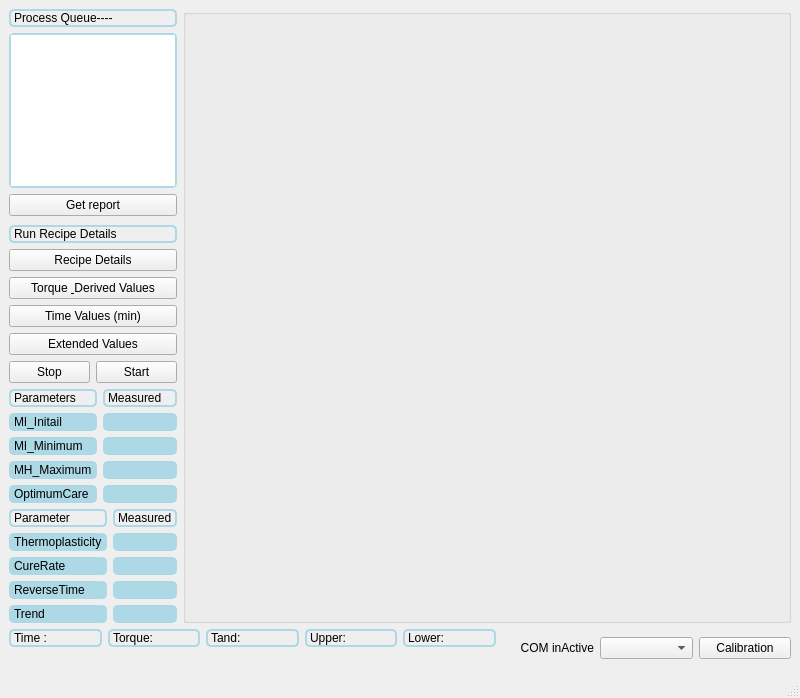
<?xml version="1.0" encoding="UTF-8"?>
<ui version="4.0">
 <class>MainWindow</class>
 <widget class="QMainWindow" name="MainWindow">
  <property name="geometry">
   <rect>
    <x>0</x>
    <y>0</y>
    <width>800</width>
    <height>698</height>
   </rect>
  </property>
  <property name="windowTitle">
   <string>MainWindow</string>
  </property>
  <widget class="QWidget" name="centralwidget">
   <layout class="QVBoxLayout" name="verticalLayout_11">
    <item>
     <layout class="QHBoxLayout" name="horizontalLayout_2" stretch="1,6">
      <item>
       <layout class="QVBoxLayout" name="verticalLayout_4">
        <item>
         <layout class="QVBoxLayout" name="verticalLayout_2">
          <item>
           <widget class="QLabel" name="label_2">
            <property name="styleSheet">
             <string notr="true">border: 2px  solid lightblue; border-radius: 5px</string>
            </property>
            <property name="text">
             <string>Process Queue----</string>
            </property>
           </widget>
          </item>
          <item>
           <widget class="QTableView" name="tableView_process">
            <property name="styleSheet">
             <string notr="true">border: 2px  solid lightblue; border-radius: 5px</string>
            </property>
           </widget>
          </item>
         </layout>
        </item>
        <item>
         <widget class="QPushButton" name="pushButton_getReport">
          <property name="text">
           <string>Get report</string>
          </property>
         </widget>
        </item>
        <item>
         <spacer name="verticalSpacer">
          <property name="orientation">
           <enum>Qt::Orientation::Vertical</enum>
          </property>
          <property name="sizeHint" stdset="0">
           <size>
            <width>20</width>
            <height>40</height>
           </size>
          </property>
         </spacer>
        </item>
        <item>
         <layout class="QVBoxLayout" name="verticalLayout">
          <item>
           <widget class="QLabel" name="label">
            <property name="styleSheet">
             <string notr="true">border: 2px  solid lightblue; border-radius: 5px</string>
            </property>
            <property name="text">
             <string>Run Recipe Details</string>
            </property>
           </widget>
          </item>
          <item>
           <widget class="QPushButton" name="pushButton_recipeDetails">
            <property name="text">
             <string>Recipe Details</string>
            </property>
           </widget>
          </item>
          <item>
           <widget class="QPushButton" name="pushButton_torquDerivedValues">
            <property name="text">
             <string>Torque &amp; Derived Values</string>
            </property>
           </widget>
          </item>
          <item>
           <widget class="QPushButton" name="pushButton_timeValues">
            <property name="text">
             <string>Time Values (min)</string>
            </property>
           </widget>
          </item>
         </layout>
        </item>
        <item>
         <widget class="QPushButton" name="pushButton_extendValues">
          <property name="text">
           <string>Extended Values</string>
          </property>
         </widget>
        </item>
        <item>
         <layout class="QHBoxLayout" name="horizontalLayout_5">
          <item>
           <widget class="QPushButton" name="pushButton_stop">
            <property name="text">
             <string>Stop</string>
            </property>
           </widget>
          </item>
          <item>
           <widget class="QPushButton" name="pushButton_start">
            <property name="text">
             <string>Start</string>
            </property>
           </widget>
          </item>
         </layout>
        </item>
        <item>
         <layout class="QVBoxLayout" name="verticalLayout_3">
          <item>
           <layout class="QHBoxLayout" name="horizontalLayout_3">
            <item>
             <layout class="QVBoxLayout" name="verticalLayout_12">
              <item>
               <widget class="QLabel" name="label_4">
                <property name="styleSheet">
                 <string notr="true">border: 2px  solid lightblue; border-radius: 5px</string>
                </property>
                <property name="text">
                 <string>Parameters</string>
                </property>
               </widget>
              </item>
              <item>
               <widget class="QLabel" name="label_6">
                <property name="styleSheet">
                 <string notr="true">border: 2px  solid lightblue; border-radius: 5px; background-color: lightblue</string>
                </property>
                <property name="text">
                 <string>MI_Initail</string>
                </property>
               </widget>
              </item>
              <item>
               <widget class="QLabel" name="label_8">
                <property name="styleSheet">
                 <string notr="true">border: 2px  solid lightblue; border-radius: 5px; background-color: lightblue</string>
                </property>
                <property name="text">
                 <string>MI_Minimum</string>
                </property>
               </widget>
              </item>
              <item>
               <widget class="QLabel" name="label_10">
                <property name="styleSheet">
                 <string notr="true">border: 2px  solid lightblue; border-radius: 5px; background-color: lightblue</string>
                </property>
                <property name="text">
                 <string>MH_Maximum</string>
                </property>
               </widget>
              </item>
              <item>
               <widget class="QLabel" name="label_12">
                <property name="styleSheet">
                 <string notr="true">border: 2px  solid lightblue; border-radius: 5px; background-color: lightblue</string>
                </property>
                <property name="text">
                 <string>OptimumCare</string>
                </property>
               </widget>
              </item>
             </layout>
            </item>
            <item>
             <layout class="QVBoxLayout" name="verticalLayout_13">
              <item>
               <widget class="QLabel" name="label_13">
                <property name="styleSheet">
                 <string notr="true">border: 2px  solid lightblue; border-radius: 5px</string>
                </property>
                <property name="text">
                 <string>Measured</string>
                </property>
               </widget>
              </item>
              <item>
               <widget class="QLabel" name="label_14">
                <property name="styleSheet">
                 <string notr="true">border: 2px  solid lightblue; border-radius: 5px; background-color: lightblue</string>
                </property>
                <property name="text">
                 <string/>
                </property>
               </widget>
              </item>
              <item>
               <widget class="QLabel" name="label_15">
                <property name="styleSheet">
                 <string notr="true">border: 2px  solid lightblue; border-radius: 5px; background-color: lightblue</string>
                </property>
                <property name="text">
                 <string/>
                </property>
               </widget>
              </item>
              <item>
               <widget class="QLabel" name="label_16">
                <property name="styleSheet">
                 <string notr="true">border: 2px  solid lightblue; border-radius: 5px; background-color: lightblue</string>
                </property>
                <property name="text">
                 <string/>
                </property>
               </widget>
              </item>
              <item>
               <widget class="QLabel" name="label_17">
                <property name="styleSheet">
                 <string notr="true">border: 2px  solid lightblue; border-radius: 5px; background-color: lightblue</string>
                </property>
                <property name="text">
                 <string/>
                </property>
               </widget>
              </item>
             </layout>
            </item>
           </layout>
          </item>
          <item>
           <layout class="QHBoxLayout" name="horizontalLayout_4">
            <item>
             <layout class="QVBoxLayout" name="verticalLayout_16">
              <item>
               <widget class="QLabel" name="label_18">
                <property name="styleSheet">
                 <string notr="true">border: 2px  solid lightblue; border-radius: 5px</string>
                </property>
                <property name="text">
                 <string>Parameter</string>
                </property>
               </widget>
              </item>
              <item>
               <widget class="QLabel" name="label_19">
                <property name="styleSheet">
                 <string notr="true">border: 2px  solid lightblue; border-radius: 5px; background-color: lightblue</string>
                </property>
                <property name="text">
                 <string>Thermoplasticity</string>
                </property>
               </widget>
              </item>
              <item>
               <widget class="QLabel" name="label_20">
                <property name="styleSheet">
                 <string notr="true">border: 2px  solid lightblue; border-radius: 5px; background-color: lightblue</string>
                </property>
                <property name="text">
                 <string>CureRate</string>
                </property>
               </widget>
              </item>
              <item>
               <widget class="QLabel" name="label_21">
                <property name="styleSheet">
                 <string notr="true">border: 2px  solid lightblue; border-radius: 5px; background-color: lightblue</string>
                </property>
                <property name="text">
                 <string>ReverseTime</string>
                </property>
               </widget>
              </item>
              <item>
               <widget class="QLabel" name="label_22">
                <property name="styleSheet">
                 <string notr="true">border: 2px  solid lightblue; border-radius: 5px; background-color: lightblue</string>
                </property>
                <property name="text">
                 <string>Trend</string>
                </property>
               </widget>
              </item>
             </layout>
            </item>
            <item>
             <layout class="QVBoxLayout" name="verticalLayout_17">
              <item>
               <widget class="QLabel" name="label_23">
                <property name="styleSheet">
                 <string notr="true">border: 2px  solid lightblue; border-radius: 5px</string>
                </property>
                <property name="text">
                 <string>Measured</string>
                </property>
               </widget>
              </item>
              <item>
               <widget class="QLabel" name="label_24">
                <property name="styleSheet">
                 <string notr="true">border: 2px  solid lightblue; border-radius: 5px; background-color: lightblue</string>
                </property>
                <property name="text">
                 <string/>
                </property>
               </widget>
              </item>
              <item>
               <widget class="QLabel" name="label_25">
                <property name="styleSheet">
                 <string notr="true">border: 2px  solid lightblue; border-radius: 5px; background-color: lightblue</string>
                </property>
                <property name="text">
                 <string/>
                </property>
               </widget>
              </item>
              <item>
               <widget class="QLabel" name="label_26">
                <property name="styleSheet">
                 <string notr="true">border: 2px  solid lightblue; border-radius: 5px; background-color: lightblue</string>
                </property>
                <property name="text">
                 <string/>
                </property>
               </widget>
              </item>
              <item>
               <widget class="QLabel" name="label_27">
                <property name="styleSheet">
                 <string notr="true">border: 2px  solid lightblue; border-radius: 5px; background-color: lightblue</string>
                </property>
                <property name="text">
                 <string/>
                </property>
               </widget>
              </item>
             </layout>
            </item>
           </layout>
          </item>
         </layout>
        </item>
       </layout>
      </item>
      <item>
       <layout class="QVBoxLayout" name="verticalLayout_5" stretch="0">
        <item>
         <widget class="QGroupBox" name="groupBox">
          <property name="title">
           <string/>
          </property>
          <layout class="QVBoxLayout" name="verticalLayout_15">
           <item>
            <layout class="QVBoxLayout" name="verticalLayout_14" stretch="2,5">
             <item>
              <layout class="QVBoxLayout" name="verticalLayout_temp"/>
             </item>
             <item>
              <layout class="QVBoxLayout" name="verticalLayout_loadCell"/>
             </item>
            </layout>
           </item>
          </layout>
         </widget>
        </item>
       </layout>
      </item>
     </layout>
    </item>
    <item>
     <layout class="QHBoxLayout" name="horizontalLayout">
      <item>
       <layout class="QVBoxLayout" name="verticalLayout_6">
        <item>
         <widget class="QLabel" name="label_3">
          <property name="styleSheet">
           <string notr="true">border: 2px  solid lightblue; border-radius: 5px</string>
          </property>
          <property name="text">
           <string>Time :</string>
          </property>
         </widget>
        </item>
        <item>
         <widget class="QLabel" name="label_time">
          <property name="text">
           <string/>
          </property>
         </widget>
        </item>
       </layout>
      </item>
      <item>
       <layout class="QVBoxLayout" name="verticalLayout_7">
        <item>
         <widget class="QLabel" name="label_5">
          <property name="styleSheet">
           <string notr="true">border: 2px  solid lightblue; border-radius: 5px</string>
          </property>
          <property name="text">
           <string>Torque:</string>
          </property>
         </widget>
        </item>
        <item>
         <widget class="QLabel" name="label_torque">
          <property name="text">
           <string/>
          </property>
         </widget>
        </item>
       </layout>
      </item>
      <item>
       <layout class="QVBoxLayout" name="verticalLayout_8">
        <item>
         <widget class="QLabel" name="label_7">
          <property name="styleSheet">
           <string notr="true">border: 2px  solid lightblue; border-radius: 5px</string>
          </property>
          <property name="text">
           <string>Tand:</string>
          </property>
         </widget>
        </item>
        <item>
         <widget class="QLabel" name="label_tand">
          <property name="text">
           <string/>
          </property>
         </widget>
        </item>
       </layout>
      </item>
      <item>
       <layout class="QVBoxLayout" name="verticalLayout_9">
        <item>
         <widget class="QLabel" name="label_9">
          <property name="styleSheet">
           <string notr="true">border: 2px  solid lightblue; border-radius: 5px</string>
          </property>
          <property name="text">
           <string>Upper:</string>
          </property>
         </widget>
        </item>
        <item>
         <widget class="QLabel" name="label_upper">
          <property name="text">
           <string/>
          </property>
         </widget>
        </item>
       </layout>
      </item>
      <item>
       <layout class="QVBoxLayout" name="verticalLayout_10">
        <item>
         <widget class="QLabel" name="label_11">
          <property name="styleSheet">
           <string notr="true">border: 2px  solid lightblue; border-radius: 5px</string>
          </property>
          <property name="text">
           <string>Lower:</string>
          </property>
         </widget>
        </item>
        <item>
         <widget class="QLabel" name="label_lower">
          <property name="text">
           <string/>
          </property>
         </widget>
        </item>
       </layout>
      </item>
      <item>
       <widget class="QLabel" name="label_com">
        <property name="layoutDirection">
         <enum>Qt::LayoutDirection::LeftToRight</enum>
        </property>
        <property name="text">
         <string>COM inActive</string>
        </property>
        <property name="alignment">
         <set>Qt::AlignmentFlag::AlignRight|Qt::AlignmentFlag::AlignTrailing|Qt::AlignmentFlag::AlignVCenter</set>
        </property>
       </widget>
      </item>
      <item>
       <widget class="QComboBox" name="comboBox_comPort"/>
      </item>
      <item>
       <widget class="QPushButton" name="pushButton_calibration">
        <property name="text">
         <string>Calibration</string>
        </property>
       </widget>
      </item>
     </layout>
    </item>
   </layout>
  </widget>
  <widget class="QMenuBar" name="menubar">
   <property name="geometry">
    <rect>
     <x>0</x>
     <y>0</y>
     <width>800</width>
     <height>22</height>
    </rect>
   </property>
  </widget>
  <widget class="QStatusBar" name="statusbar"/>
 </widget>
 <resources/>
 <connections/>
</ui>
